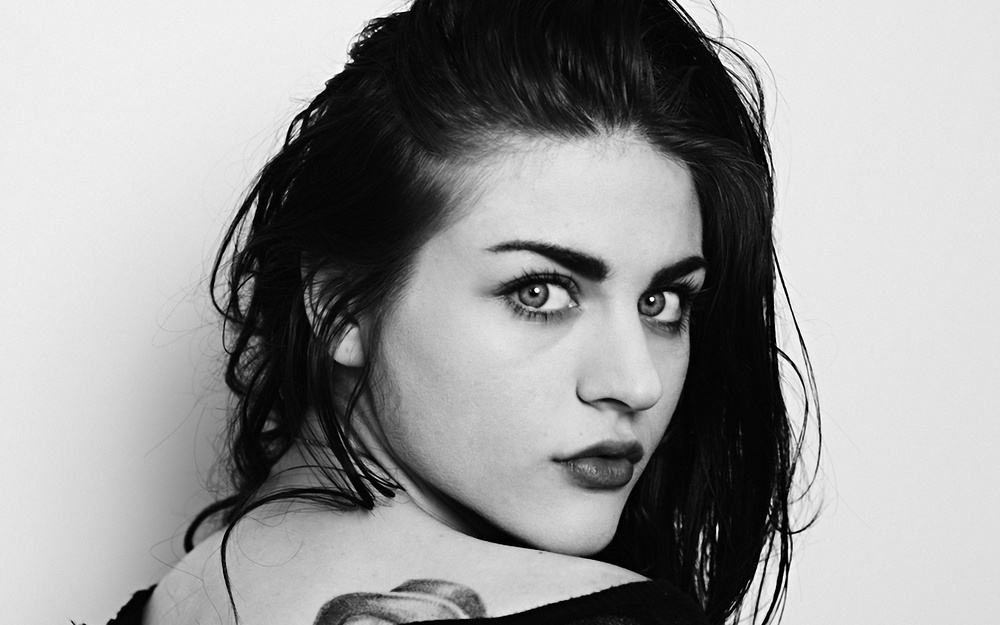
#> input picture cv/Chapter02/im.jpg, 1000 x 625 px, shrunk from 1920 x 1200 before the run; the run also reads 1 picture not shown here
$ python remove_noise.py
#> lines starting #> are read from the running program, lines starting #| are printed output that depends on the picture
### cv/Chapter02/line_kernel.py
#
# Created by Renatus Madrigal on 07/05/2025
#

import numpy as np
import math


def create_line_kernel(length, angle_deg) -> np.ndarray:
    """
    Create a line kernel for morphological operations, equivalent to MATLAB's `strel.line`.

    :param length: Length of the line in pixels. If even, it will be automatically converted to odd.
    :param angle_deg: Angle of the line in degrees, must be a multiple of 45.
    """
#> called with length = 5, angle_deg = -45
    # FIXME: Currently this function only works for angles that are multiples of 45 degrees.

    if length % 2 == 0:
        length += 1  # Automatically convert to odd

    # Calculate direction vector
    angle_rad = math.radians(angle_deg)
    dx = math.cos(angle_rad)
    dy = -math.sin(angle_rad)

    # Calculate bounding box size (MATLAB algorithm)
    # Reference: https://www.mathworks.com/help/images/ref/strel.line.html
    sz = 2 * np.floor((length - 1) / 2 * abs(np.array([dy, dx]))).astype(int) + 1
    kernel = np.zeros(sz, dtype=np.uint8)

    # Calculate center point
    center = (np.array(kernel.shape) - 1) // 2
    center = np.array([center[1], center[0]])  # Adjust for row-major order

    # Calculate endpoint coordinates
    half_len = (length - 1) / 2
    end1 = center - np.round(half_len * np.array([dx, dy])).astype(int)
    end2 = center + np.round(half_len * np.array([dx, dy])).astype(int)

    # Bresenham line algorithm (exact match to MATLAB)
    points = []
    x0, y0 = end1
    x1, y1 = end2

    dx = abs(x1 - x0)
    dy = -abs(y1 - y0)
    sx = 1 if x0 < x1 else -1
    sy = 1 if y0 < y1 else -1
    err = dx + dy

    while True:
        points.append((x0, y0))
        if x0 == x1 and y0 == y1:
            break
        e2 = 2 * err
        if e2 >= dy:
            err += dy
            x0 += sx
        if e2 <= dx:
            err += dx
            y0 += sy

    # [7 lines of commented-out code are left out]
    for y, x in points:
        kernel[x, y] = 1

    return kernel


# [7 lines that do not run on import are left out]

### cv/Chapter02/remove_noise.py
#
# Created by Renatus Madrigal on 07/05/2025
#

import numpy as np
import cv2
from line_kernel import create_line_kernel
import matplotlib.pyplot as plt


def psnr(original: np.ndarray, compressed: np.ndarray) -> float:
    mse = np.mean((original - compressed) ** 2)
    if mse == 0:
        return float("inf")  # No difference between images
    max_pixel = 255.0
    return 20 * np.log10(max_pixel / np.sqrt(mse))


def remove_noise(
    image: np.ndarray,
    kernel_list: list[np.ndarray],
) -> tuple[np.ndarray, float]:
    """
    Remove noise from an image using morphological operations with a line kernel.

    :param image: Input image as a numpy array.
    :param kernel_list: List of line kernels to be used for morphological operations.
    :return: Image with noise removed.
    """
    opened_image = image.copy()

    for kernel in kernel_list:
        opened_image = cv2.erode(opened_image, kernel)

    factor = np.sum(np.sum(np.abs(opened_image - image)))

    return opened_image, factor


# FIXME: the noise removal process is not very ideal. Maybe something is wrong with the kernel or the method.
def main():
    kernels = [
        [create_line_kernel(5, -45), create_line_kernel(7, -45)],
        [create_line_kernel(5, 45), create_line_kernel(7, 45)],
        [create_line_kernel(3, 90), create_line_kernel(5, 90)],
        [create_line_kernel(3, 0), create_line_kernel(5, 0)],
    ]

    original_image = cv2.imread("im.jpg", cv2.IMREAD_GRAYSCALE)
#> original_image is the input picture: shape (625, 1000); min 0, max 255, mean 153.6

    img = cv2.imread("noise.jpg", cv2.IMREAD_GRAYSCALE)
    result = []

    for kernel_set in kernels:
        result.append(remove_noise(img, kernel_set))
#> this loop made 4 passes
#> factor in remove_noise on passes 1 to 4: 126251061, 126135051, 127446871, 126667705
#> after the loop, result = 4 items

    factor_sum = sum(factor for _, factor in result)
#> factor_sum = 506500688

    merged_image = np.zeros_like(img, dtype=np.float64)
    for opened_image, factor in result:
        merged_image += opened_image.astype(np.float64) * factor / factor_sum
#> this loop made 4 passes
#> pass 1, in main, `merged_image += opened_image.astype(np.float64) * factor / factor_sum`:
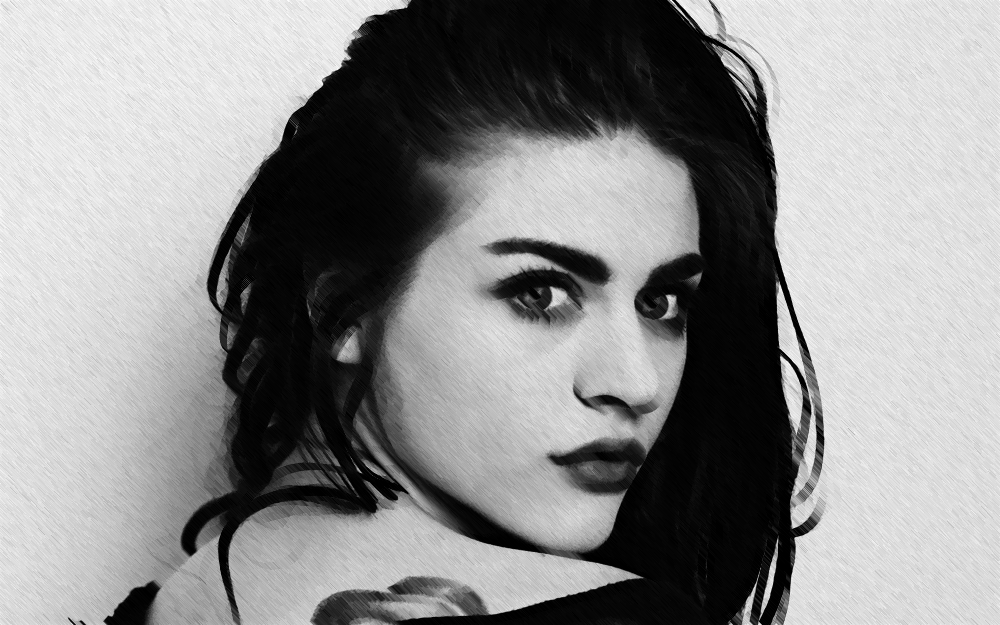
#> merged_image: shape (625, 1000) float64; min 0, max 60.82, mean 34; drawn with min black and max white
#> pass 2, in main, `merged_image += opened_image.astype(np.float64) * factor / factor_sum`:
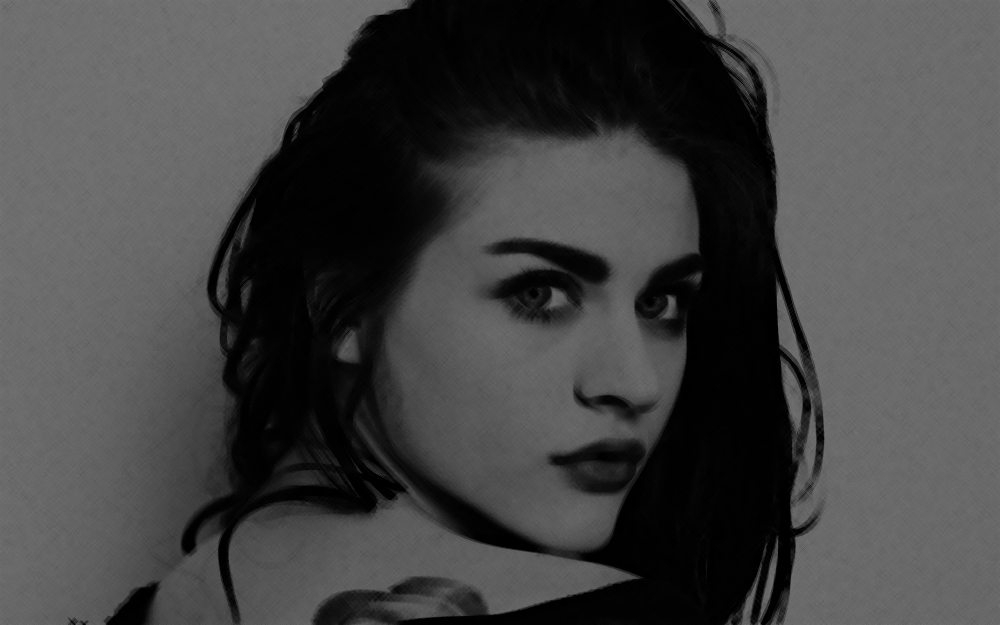
#> merged_image: shape (625, 1000) float64; min 0, max 119.6, mean 67.9
#> pass 3, in main, `merged_image += opened_image.astype(np.float64) * factor / factor_sum`:
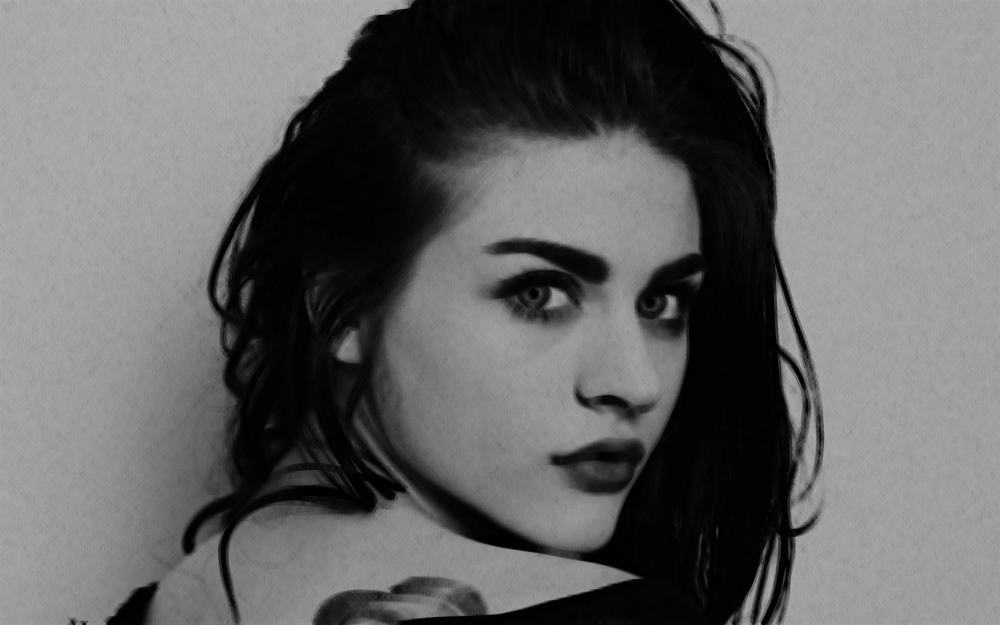
#> merged_image: shape (625, 1000) float64; min 0, max 178, mean 102.8
#> after the loop:
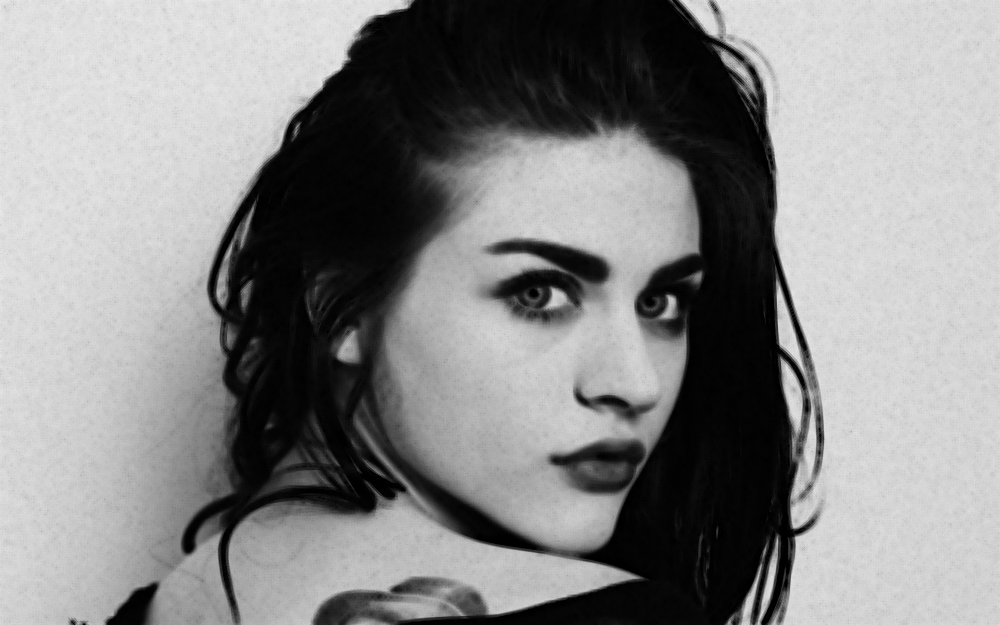
#> merged_image: shape (625, 1000) float64; min 0, max 235.5, mean 137.1

    merged_image = np.clip(merged_image, 0, 255).astype(np.uint8)

    fig, axes = plt.subplots(2, 3, figsize=(15, 10))
    axes = axes.flatten()

    axes[0].imshow(img, cmap="gray")
    axes[0].set_title("Original Image")
    axes[0].axis("off")

    titles = ["-45° Kernel", "45° Kernel", "90° Kernel", "0° Kernel"]
    for i, (opened_image, factor) in enumerate(result):
        axes[i + 1].imshow(opened_image, cmap="gray")
        axes[i + 1].set_title(f"{titles[i]} (Factor: {factor:.0f})")
        axes[i + 1].axis("off")

    axes[5].imshow(merged_image, cmap="gray")
    axes[5].set_title("Merged Result")
    axes[5].axis("off")

    plt.tight_layout()
    plt.show()
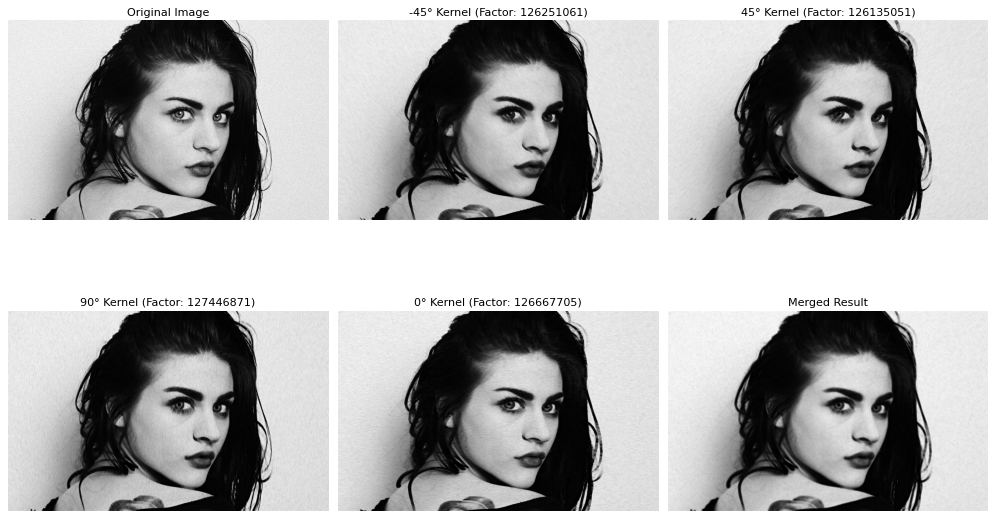
#> figure drawn by matplotlib, 6 panels

    # plt.clf()

    # Calculate PSNR values
    psnr_values = []
    labels = ["Noise"] + titles + ["Merged Result"]
    images = [img] + [opened_image for opened_image, _ in result] + [merged_image]
#> images = 6 items

    for i, image in enumerate(images):
        psnr_val = psnr(original_image, image)
        psnr_values.append(psnr_val)
#> this loop made 6 passes
#> (mse in psnr, psnr_val) on passes 1 to 6: (43.4, 31.76), (88.37, 28.67), (88.28, 28.67), (86.73, 28.75), (87.47, 28.71), (98.99, 28.17)
#> after the loop, psnr_values = [31.76, 28.67, 28.67, 28.75, 28.71, 28.17]

    # Create bar chart of PSNR values
    plt.figure(figsize=(10, 6))
    bars = plt.bar(labels, psnr_values)
#> bars = 6 items
    plt.title("PSNR Comparison")
    plt.ylabel("PSNR (dB)")
    plt.xticks(rotation=45)
    plt.grid(axis="y", alpha=0.3)

    # Add value labels on bars
    for bar, value in zip(bars, psnr_values):
        if value == float("inf"):
            plt.text(
                bar.get_x() + bar.get_width() / 2,
                bar.get_height() + 0.5,
                "∞",
                ha="center",
                va="bottom",
            )
        else:
            plt.text(
                bar.get_x() + bar.get_width() / 2,
                bar.get_height() + 0.5,
                f"{value:.2f}",
                ha="center",
                va="bottom",
            )
#> this loop made 6 passes
#> value on passes 1 to 6: 31.76, 28.67, 28.67, 28.75, 28.71, 28.17

    plt.tight_layout()
    plt.show()
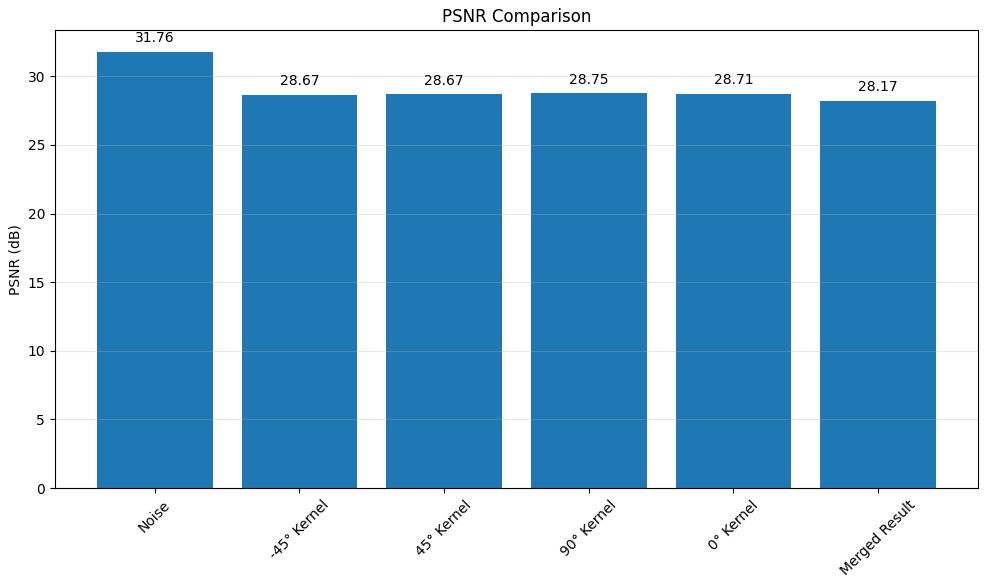
#> figure drawn by matplotlib, 1 panel; tallest bar 31.76 high, from x = -0.4 to 0.4


if __name__ == "__main__":
    main()
